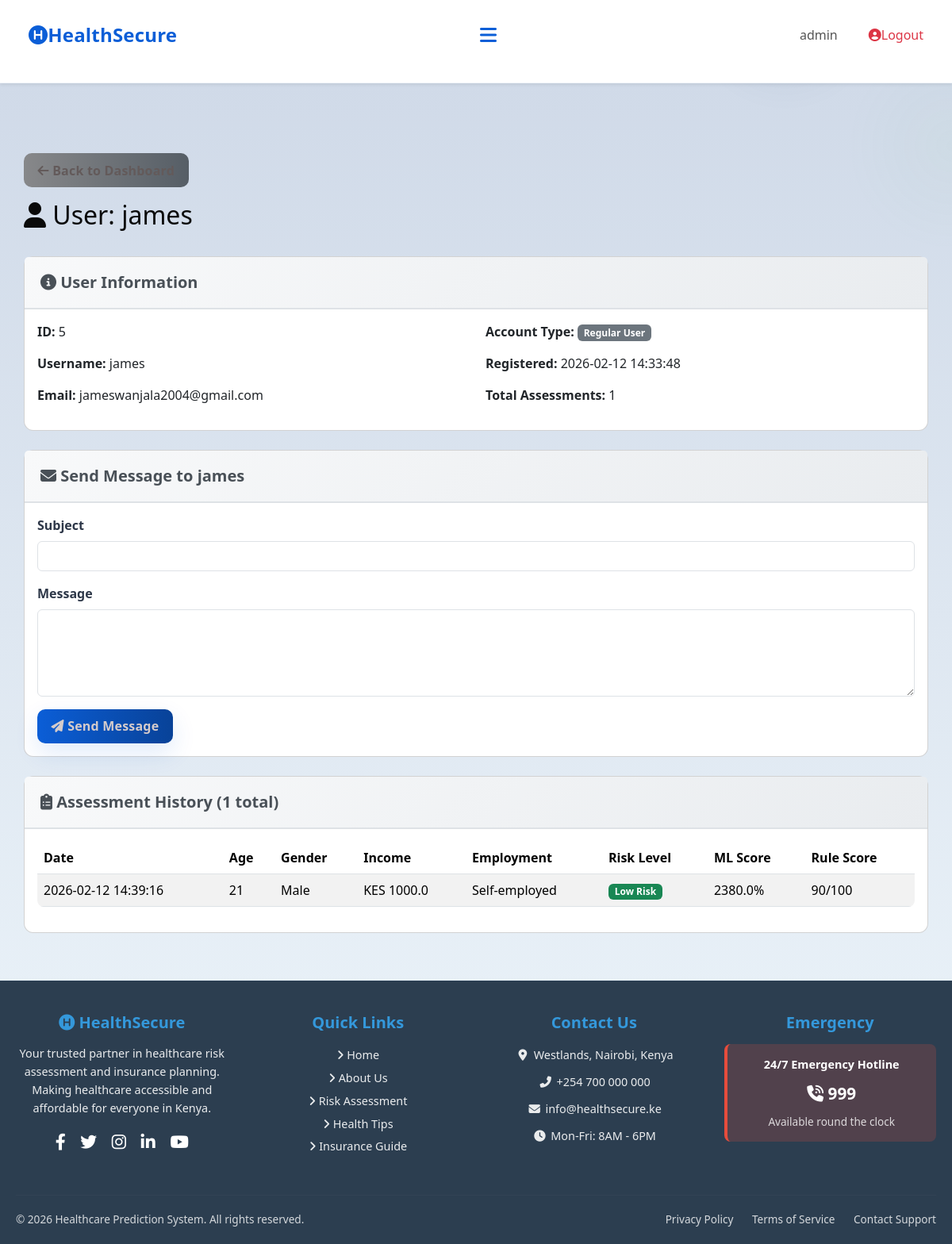
The page /admin/user/5 (signed in) on the database as committed earlier.
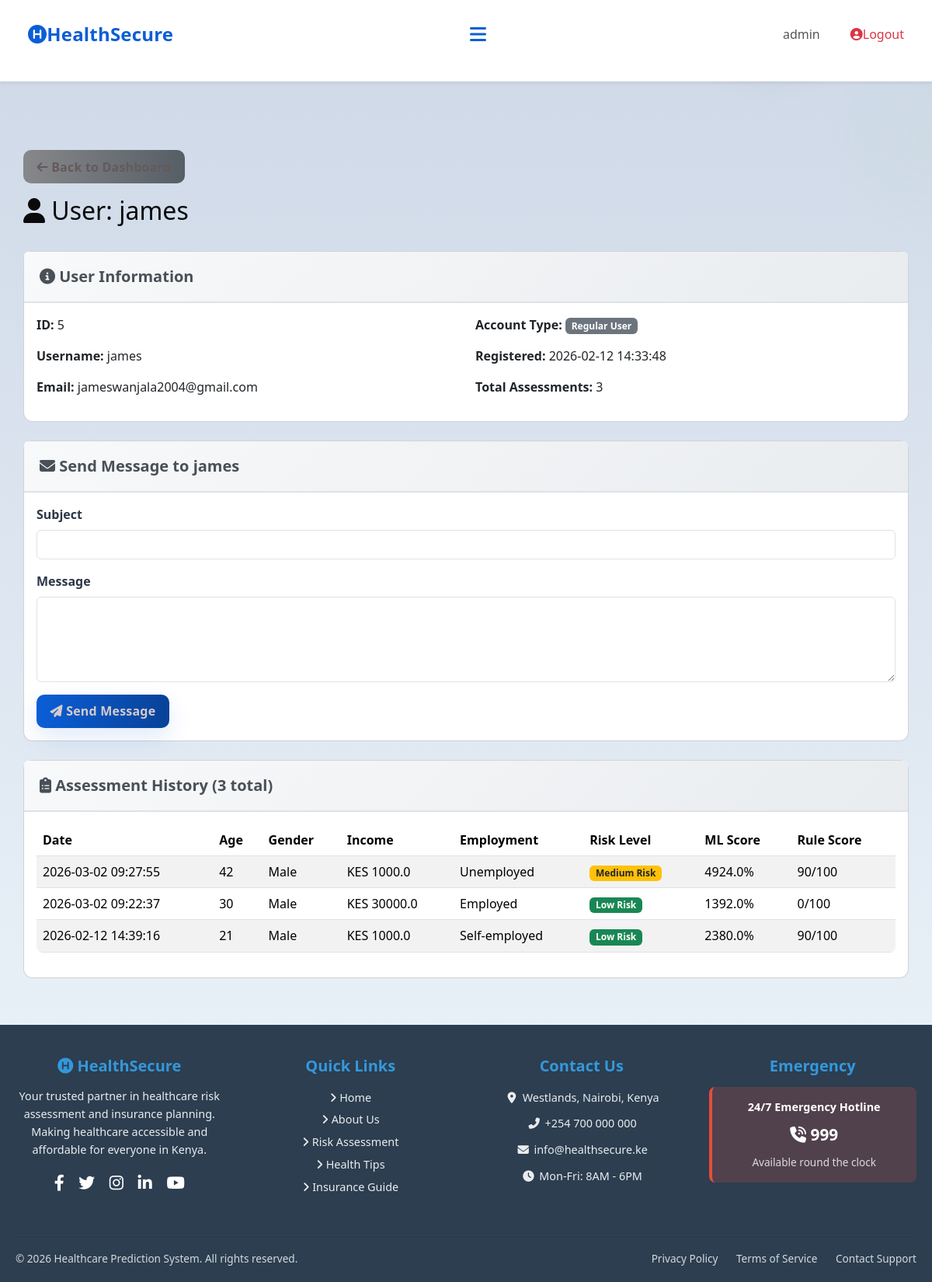
The same page on the database as committed later.
### tables this page shows
CREATE TABLE assessments (
            id INTEGER PRIMARY KEY AUTOINCREMENT,
            user_id INTEGER NOT NULL,
            age INTEGER,
            gender TEXT,
            marital_status TEXT,
            employment_status TEXT,
            income REAL,
            children INTEGER,
            education_level TEXT,
            residence_type TEXT,
            chronic_illness TEXT,
            family_size INTEGER,
            healthcare_knowledge TEXT,
            hospital_visit_gap REAL,
            routine_checkups INTEGER,
            cancer_screening INTEGER,
            dental_checkup INTEGER,
            mental_health_support INTEGER,
            risk_level TEXT,
            probability REAL,
            created_at TIMESTAMP DEFAULT CURRENT_TIMESTAMP, rule_based_score INTEGER DEFAULT 0, rule_based_category TEXT DEFAULT "Unknown",
            FOREIGN KEY (user_id) REFERENCES users (id)
        );

### app.py (the view)
@app.route('/admin/user/<int:user_id>')
@admin_required
def admin_view_user(user_id):
    conn = get_db_connection()
    user = conn.execute('SELECT * FROM users WHERE id = ?', (user_id,)).fetchone()
    if not user:
        flash('User not found!', 'danger')
        return redirect(url_for('admin_dashboard'))
    assessments = conn.execute('''
        SELECT * FROM assessments
        WHERE user_id = ?
        ORDER BY created_at DESC
    ''', (user_id,)).fetchall()
    conn.close()
    return render_template('admin_user_view.html',
                          username=session.get('username'),
                          user=user,
                          assessments=assessments)

### app.py (called while the page is built)
def get_db_connection():
    conn = sqlite3.connect(DATABASE)
    conn.row_factory = sqlite3.Row
    return conn

def is_admin():
    return bool(session.get('logged_in')) and session.get('is_admin', 0) == 1

def admin_required(f):
    from functools import wraps
    @wraps(f)
    def decorated_function(*args, **kwargs):
        if not session.get('logged_in'):
            flash('Please log in to access this page.', 'warning')
            return redirect(url_for('login'))
        if not is_admin():
            flash('Access denied. Admin privileges required.', 'danger')
            return redirect(url_for('index'))
        return f(*args, **kwargs)
    return decorated_function

### templates/admin_user_view.html (shortened to what the changed rows need)
{% extends 'base.html' %}
{% block extra_css %}
<link rel="stylesheet" href="{{ url_for('static', filename='css/admin.css') }}">
{% endblock %}
{% block content %}
<div class="container mt-5">
    <div class="row mb-4">
        <div class="col-12">
            <h2><i class="fas fa-user"></i> User: {{ user.username }}</h2>
        </div>
    </div>
    <div class="card mb-4">
        <div class="card-body">
            <div class="row">
                <div class="col-md-6">
                    <p><strong>Account Type:</strong>
                        {% if user.is_admin == 1 %}
                        <span class="badge bg-danger">Administrator</span>
                        {% else %}
                        <span class="badge bg-secondary">Regular User</span>
                        {% endif %}
                    </p>
                    <p><strong>Registered:</strong> {{ user.created_at }}</p>
                    <p><strong>Total Assessments:</strong> {{ assessments|length }}</p>
                </div>
            </div>
        </div>
    </div>
    <div class="card">
        <div class="card-header">
            <h5><i class="fas fa-clipboard-list"></i> Assessment History ({{ assessments|length }} total)</h5>
        </div>
        <div class="card-body">
            {% if assessments %}
            <div class="table-responsive">
                <table class="table table-striped table-hover">
                    <thead>
                        <tr>
                            <th>Date</th>
                            <th>Age</th>
                            <th>Gender</th>
                            <th>Income</th>
                            <th>Employment</th>
                            <th>Risk Level</th>
                            <th>ML Score</th>
                            <th>Rule Score</th>
                        </tr>
                    </thead>
                    <tbody>
                        {% for assessment in assessments %}
                        <tr>
                            <td>{{ assessment.created_at }}</td>
                            <td>{{ assessment.age }}</td>
                            <td>{{ assessment.gender }}</td>
                            <td>KES {{ assessment.income|round(0) }}</td>
                            <td>{{ assessment.employment_status }}</td>
                            <td>
                                {% if assessment.risk_level == 'High Risk' %}
                                <span class="badge bg-danger">{{ assessment.risk_level }}</span>
                                {% elif assessment.risk_level == 'Medium Risk' %}
                                <span class="badge bg-warning text-dark">{{ assessment.risk_level }}</span>
                                {% else %}
                                <span class="badge bg-success">{{ assessment.risk_level }}</span>
                                {% endif %}
                            </td>
                            <td>{{ (assessment.probability * 100)|round(1) }}%</td>
                            <td>{{ assessment.rule_based_score }}/100</td>
                        </tr>
                        {% endfor %}
                    </tbody>
                </table>
            </div>
            {% else %}
            <p class="text-muted">No assessments yet for this user.</p>
            {% endif %}
        </div>
    </div>
</div>
{% endblock %}

Rows that differ between the two databases and show on the page:
added assessments: created_at "2026-03-02 09:27:55", age "42", gender "Male", income "1000.0", employment_status "Unemployed", risk_level "Medium Risk", (assessment.probability*100)|round(1) "4924.0", rule_based_score "90"
added assessments: created_at "2026-03-02 09:22:37", age "30", gender "Male", income "30000.0", employment_status "Employed", risk_level "Low Risk", (assessment.probability*100)|round(1) "1392.0", rule_based_score "0"
Other text that changed with them:
{{ assessments|length }}: "1" → "3"
